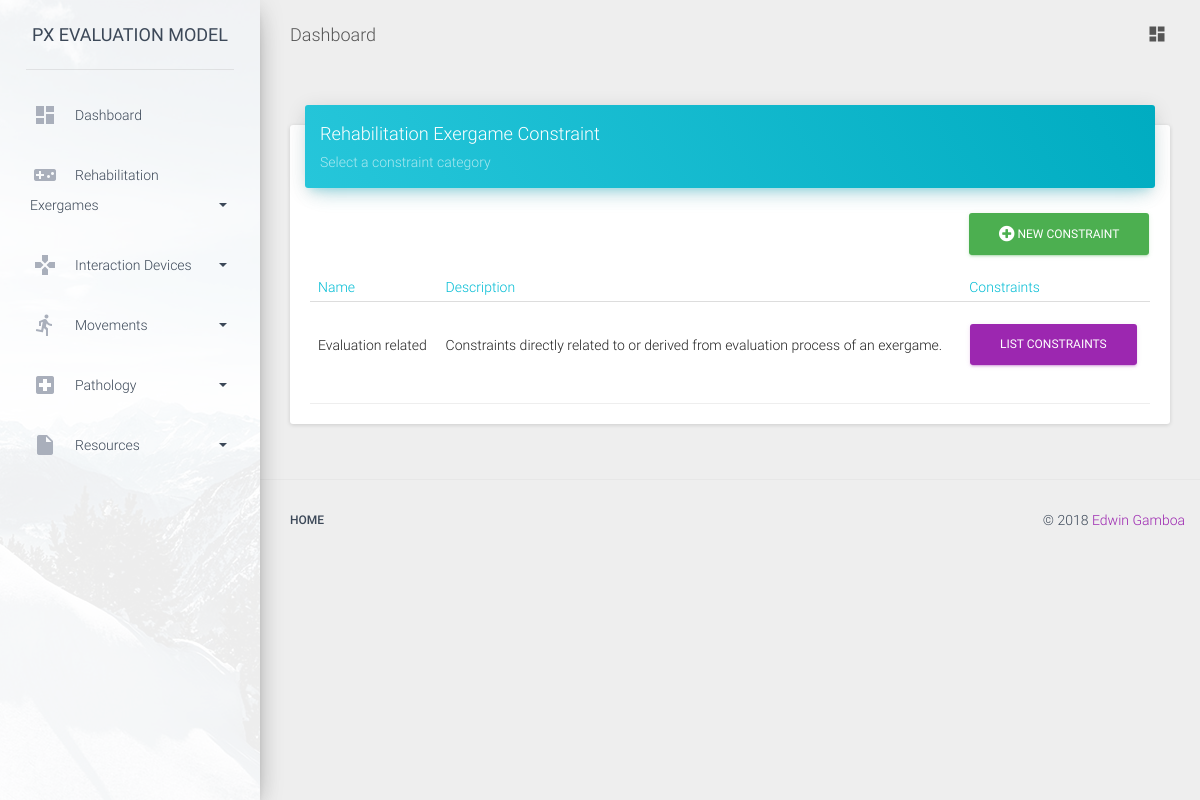
/rehab_exergames/constraint/, run on an earlier commit of the app's database.
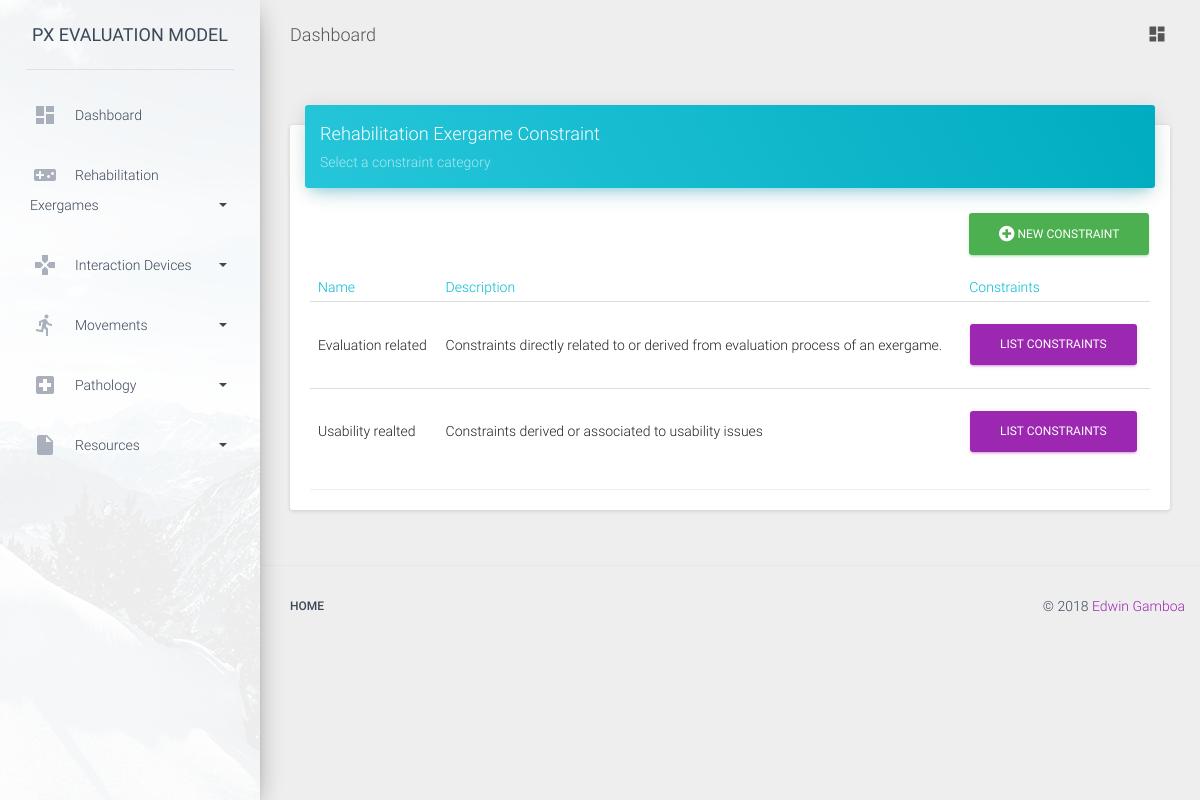
And on a later commit of the database.
### rehab_exergames/models.py (models this page shows, shortened)
class ConstraintCategory (models.Model):
    name = models.CharField(max_length=140)
    description = models.TextField()

### rehab_exergames/views.py (the view)
class ConstraintList(ListView):
    template_name = 'rehab_exergames/constraint_list.html'
    model = ConstraintCategory

### templates/rehab_exergames/constraint_list.html
{% extends "list_base.html" %}
{% block card_title %}Rehabilitation Exergame Constraint{% endblock card_title %}
{% block card_description %}Select a constraint category{% endblock card_description%}
{% block table_head %}
    <tr>
        <th>Name</th>
        <th>Description</th>
        <th>Constraints</th>
    </tr>
{% endblock table_head %}
{% block table_body %}
    {% for object in object_list %}
        <tr>
            <td>{{ object.name }}</td>
            <td>{{ object.description }}</td>
            <td>
                <a class="btn btn-primary" href="{% url 'rehab_exergames:list_constraint_by_cat' object.id %}">List Constraints</a>
            </td>
        </tr>
    {% endfor %}
{% endblock table_body %}
{% block new_url %} {% url 'rehab_exergames:new_constraint' %} {% endblock new_url %}
{% block new_object_name %}Constraint{% endblock new_object_name %}

What changed in the data, as far as the page shows it:
added ConstraintCategory: name "Usability realted", description "Constraints derived or associated to usability issues"
